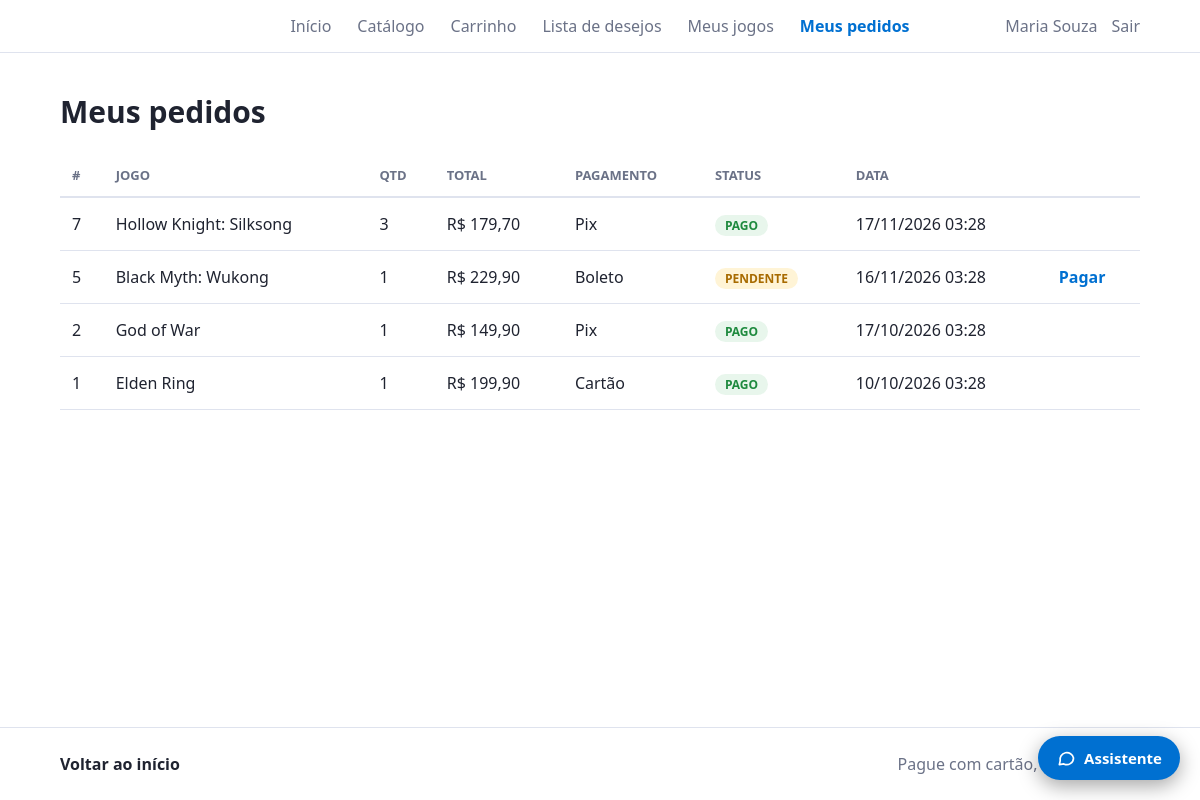
Page /cliente/meus_pedidos.php (signed in) on the committed database.
### tables this page shows
CREATE TABLE pedidos (
  id              INT NOT NULL AUTO_INCREMENT,
  usuario_id      INT NOT NULL,
  game_id         INT NULL,
  titulo_jogo     VARCHAR(200) NOT NULL,
  quantidade      INT NOT NULL,
  valor_total     DECIMAL(10,2) NOT NULL,
  forma_pagamento ENUM('cartao','pix','boleto') NOT NULL,
  status          ENUM('pendente','pago','cancelado') NOT NULL DEFAULT 'pendente',
  criado_em       DATETIME NOT NULL DEFAULT CURRENT_TIMESTAMP,
  cancelado_em    DATETIME NULL,
  PRIMARY KEY (id),
  KEY idx_pedidos_usuario (usuario_id),
  KEY idx_pedidos_game (game_id),
  KEY idx_pedidos_status (status),
  CONSTRAINT fk_pedidos_usuario FOREIGN KEY (usuario_id)
    REFERENCES usuarios (id) ON DELETE RESTRICT ON UPDATE CASCADE,
  CONSTRAINT fk_pedidos_game FOREIGN KEY (game_id)
    REFERENCES games (id) ON DELETE SET NULL ON UPDATE CASCADE
);

### admin/config/db.php (called while the page is built, shortened)
<?php
class Database {
    private static ?PDO $pdo = null;
    public static function conectar(): PDO {
        if (self::$pdo === null) {
            try {
                self::$pdo = new PDO(
                    'mysql:host=' . $GLOBALS['__db_cfg']['host'] . ';dbname=' . $GLOBALS['__db_cfg']['banco'] . ';charset=utf8mb4',
                    $GLOBALS['__db_cfg']['usuario'],
                    $GLOBALS['__db_cfg']['senha'],
                    [
                        PDO::ATTR_ERRMODE => PDO::ERRMODE_EXCEPTION,
                        PDO::ATTR_DEFAULT_FETCH_MODE => PDO::FETCH_ASSOC,
                        PDO::MYSQL_ATTR_INIT_COMMAND => "SET time_zone = '-03:00'",
                    ]
                );
            } catch (PDOException $e) {
                http_response_code(500);
                error_log('Falha ao conectar no banco: ' . $e->getMessage());
                exit('Não foi possível conectar ao banco de dados. Verifique se o MySQL do XAMPP está ligado '
                   . 'e se o script sql/script.sql foi importado.');
            }
        }
        return self::$pdo;
    }
}

### admin/config/auth.php (called while the page is built, shortened)
<?php
require_once __DIR__ . '/db.php';
function h($s) { return htmlspecialchars((string)$s, ENT_QUOTES, 'UTF-8'); }
function moeda($v) { return 'R$ ' . number_format((float)$v, 2, ',', '.'); }
function usuario() { return $_SESSION['u'] ?? null; }

### admin/models/pedidos.php (called while the page is built, shortened)
<?php
require_once __DIR__ . '/../config/db.php';
class Pedido {
    private PDO $db;
    public function __construct() { $this->db = Database::conectar(); }
    public function listarDoUsuario(int $uid): array {
        $st = $this->db->prepare('SELECT * FROM pedidos WHERE usuario_id=? ORDER BY id DESC');
        $st->execute([$uid]);
        return $st->fetchAll();
    }
}

### cliente/meus_pedidos.php (the view, shortened to what this page needs)
<?php
require_once '../admin/config/auth.php';
require_once '../admin/models/pedidos.php';
require_once __DIR__ . '/_ps_layout.php';
$pedidos = (new Pedido)->listarDoUsuario((int)usuario()['id']);
$rot = ['cartao' => 'Cartão', 'pix' => 'Pix', 'boleto' => 'Boleto'];
?>
<main class="pg">
<h2>Meus pedidos</h2>
<div class="rolagem"><table>
<tr><th>#</th><th>Jogo</th><th>Qtd</th><th>Total</th><th>Pagamento</th><th>Status</th><th>Data</th><th></th></tr>
<?php foreach ($pedidos as $p): ?>
<tr>
  <td><?= $p['id'] ?></td><td><?= h($p['titulo_jogo']) ?></td><td><?= $p['quantidade'] ?></td>
  <td><?= moeda($p['valor_total']) ?></td><td><?= $rot[$p['forma_pagamento']] ?></td>
  <td><span class="tag <?= $p['status'] ?>"><?= $p['status'] ?></span></td>
  <td><?= date('d/m/Y H:i', strtotime($p['criado_em'])) ?></td>
  <td><?php if ($p['status'] === 'pendente'): ?><a href="pagamento.php?id=<?= $p['id'] ?>">Pagar</a><?php endif; ?></td>
</tr>
<?php endforeach; ?>
</table></div>
</main>

### cliente/_ps_layout.php (style rules this page uses)
:root { --tx:#1f2330;--mt:#6b7287;--ac:#0070d1;--ac2:#005bb0;--bd:#dfe3ee;--bg2:#f6f8fc;--px:clamp(16px,5vw,90px) }
* { box-sizing:border-box }
html { scroll-behavior:smooth;scroll-padding-top:80px }
body { margin:0;background:#fff;color:var(--tx);font:16px/1.5 "Segoe UI",system-ui,sans-serif;min-height:100vh;display:flex;flex-direction:column }
body>article,body>main { flex:1 }
a { color:inherit;text-decoration:none }
.pg { padding:36px var(--px) 56px }
.pg>h1,.pg>h2 { margin:0 0 22px;font-size:30px;font-weight:600 }
.tag { font-size:12px;font-weight:700;text-transform:uppercase;padding:2px 10px;border-radius:99px;white-space:nowrap }
.tag.pendente { background:#fff4d6;color:#a86b00 }
.tag.pago { background:#e8f6ec;color:#1e8a3e }
.rolagem { overflow-x:auto }
.rolagem table { width:100%;border-collapse:collapse }
.rolagem th { text-align:left;font-size:13px;text-transform:uppercase;color:var(--mt);padding:10px 12px;border-bottom:2px solid var(--bd) }
.rolagem td { padding:14px 12px;border-bottom:1px solid var(--bd) }
.rolagem td a { color:var(--ac);font-weight:600 }

### rows in the picture
pedidos: id "7", titulo_jogo "Hollow Knight: Silksong", quantidade "3", valor_total "R$ 179,70", forma_pagamento "Pix", status "PAGO", criado_em "17/11/2026 03:28"
pedidos: id "5", titulo_jogo "Black Myth: Wukong", quantidade "1", valor_total "R$ 229,90", forma_pagamento "Boleto", status "PENDENTE", criado_em "16/11/2026 03:28"
pedidos: id "2", titulo_jogo "God of War", quantidade "1", valor_total "R$ 149,90", forma_pagamento "Pix", status "PAGO", criado_em "17/10/2026 03:28"
pedidos: id "1", titulo_jogo "Elden Ring", quantidade "1", valor_total "R$ 199,90", forma_pagamento "Cartão", status "PAGO", criado_em "10/10/2026 03:28"

### other values in the picture
$u['nome'] "Maria Souza"
